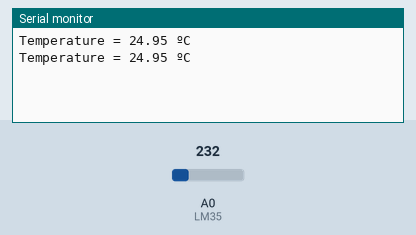
The sketch below on a simulated Arduino Uno, built with avr-gcc and run on an emulated ATmega328P. Shown: the last lines printed to the serial monitor. The test bench sets the inputs (shaded band); at power-on: A0 (LM35) = 232.

Above: at 1.8 s.
1.9 s: A0 (LM35) set to 250
At 2.5 s:
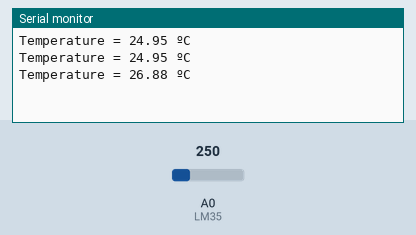
3.4 s: A0 (LM35) set to 266
At 4.8 s:
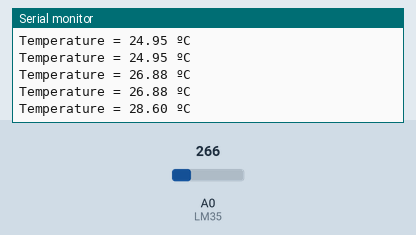
Timing chart, 0 to 6.4 s (numbered marks = the images above; inputs shaded):
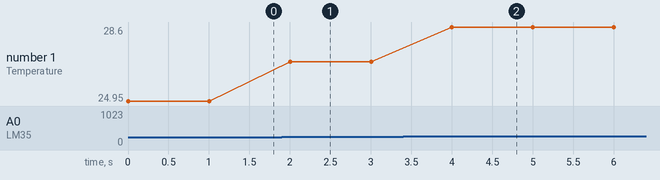

The sketch:

temperature.ino
```cpp
const int LM35 = 0;
float temperature = 0;
int ADCread = 0;

void setup() {
  Serial.begin(9600);
  analogReference(INTERNAL);
}

void loop() {
  ADCread = analogRead(LM35);
  temperature = ADCread * 0.1075268817;
  Serial.print("Temperature = ");
  Serial.print(temperature);
  Serial.print(" ºC\n");
  delay(1000);
}
```

Measured:
- after the input at 1.9 s, the serial monitor: prints a new line after 0.10 s (image 1)
- after the input at 3.4 s, the serial monitor: prints a new line after 0.60 s (image 2)
- plotted number 1: 24.95 → 26.88 after the input at 1.9 s, 26.88 → 28.6 after the input at 3.4 s
